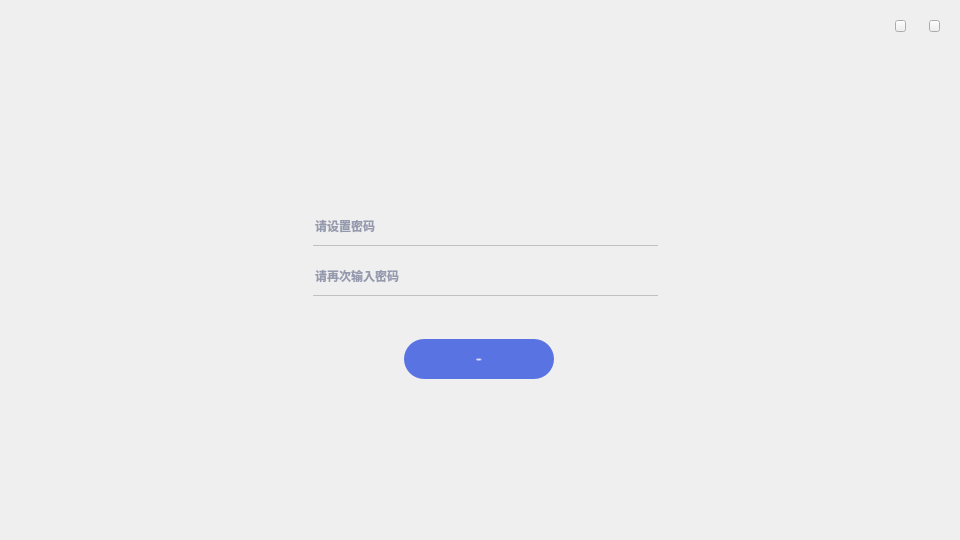
<?xml version="1.0" encoding="UTF-8"?>
<ui version="4.0">
 <class>FirstLogin</class>
 <widget class="QWidget" name="FirstLogin">
  <property name="geometry">
   <rect>
    <x>0</x>
    <y>0</y>
    <width>960</width>
    <height>540</height>
   </rect>
  </property>
  <property name="font">
   <font>
    <family>Microsoft YaHei UI Light</family>
    <weight>75</weight>
    <bold>true</bold>
   </font>
  </property>
  <property name="windowTitle">
   <string>FirstLogin</string>
  </property>
  <property name="styleSheet">
   <string notr="true"/>
  </property>
  <widget class="QToolButton" name="createBtn">
   <property name="geometry">
    <rect>
     <x>404</x>
     <y>339</y>
     <width>150</width>
     <height>40</height>
    </rect>
   </property>
   <property name="font">
    <font>
     <family>微软雅黑</family>
     <pointsize>-1</pointsize>
     <weight>50</weight>
     <italic>false</italic>
     <bold>false</bold>
    </font>
   </property>
   <property name="cursor">
    <cursorShape>PointingHandCursor</cursorShape>
   </property>
   <property name="focusPolicy">
    <enum>Qt::NoFocus</enum>
   </property>
   <property name="styleSheet">
    <string notr="true">background-color: rgb(90, 115, 227);border:none;border-radius:20px;
color: rgb(255, 255, 255);
font: 15px &quot;微软雅黑&quot;;</string>
   </property>
   <property name="text">
    <string>创建新钱包</string>
   </property>
  </widget>
  <widget class="QToolButton" name="closeBtn">
   <property name="geometry">
    <rect>
     <x>929</x>
     <y>20</y>
     <width>11</width>
     <height>12</height>
    </rect>
   </property>
   <property name="cursor">
    <cursorShape>PointingHandCursor</cursorShape>
   </property>
   <property name="focusPolicy">
    <enum>Qt::NoFocus</enum>
   </property>
   <property name="text">
    <string/>
   </property>
  </widget>
  <widget class="QLineEdit" name="pwdLineEdit">
   <property name="geometry">
    <rect>
     <x>313</x>
     <y>206</y>
     <width>345</width>
     <height>40</height>
    </rect>
   </property>
   <property name="font">
    <font>
     <family>Microsoft YaHei UI Light</family>
    </font>
   </property>
   <property name="contextMenuPolicy">
    <enum>Qt::DefaultContextMenu</enum>
   </property>
   <property name="styleSheet">
    <string notr="true">QLineEdit{background:transparent;border:none;border-bottom:1px solid rgb(160,160,160,153);
color: rgb(57,68,107);border-radius:0px;}</string>
   </property>
   <property name="echoMode">
    <enum>QLineEdit::Password</enum>
   </property>
   <property name="alignment">
    <set>Qt::AlignLeading|Qt::AlignLeft|Qt::AlignVCenter</set>
   </property>
   <property name="placeholderText">
    <string>请设置密码</string>
   </property>
   <property name="clearButtonEnabled">
    <bool>false</bool>
   </property>
  </widget>
  <widget class="QLabel" name="tipLabel">
   <property name="geometry">
    <rect>
     <x>320</x>
     <y>300</y>
     <width>141</width>
     <height>20</height>
    </rect>
   </property>
   <property name="font">
    <font>
     <family>Microsoft YaHei UI Light</family>
    </font>
   </property>
   <property name="styleSheet">
    <string notr="true">color: rgb(255,34,76);</string>
   </property>
   <property name="text">
    <string/>
   </property>
   <property name="alignment">
    <set>Qt::AlignLeading|Qt::AlignLeft|Qt::AlignVCenter</set>
   </property>
  </widget>
  <widget class="QLabel" name="label_pic1">
   <property name="geometry">
    <rect>
     <x>685</x>
     <y>289</y>
     <width>112</width>
     <height>137</height>
    </rect>
   </property>
   <property name="styleSheet">
    <string notr="true">border-image: url(:/ui/wallet_ui/login_pic1.png);</string>
   </property>
   <property name="text">
    <string/>
   </property>
  </widget>
  <widget class="QLabel" name="label_pic2">
   <property name="geometry">
    <rect>
     <x>685</x>
     <y>388</y>
     <width>85</width>
     <height>45</height>
    </rect>
   </property>
   <property name="styleSheet">
    <string notr="true">border-image: url(:/ui/wallet_ui/login_pic2.png);</string>
   </property>
   <property name="text">
    <string/>
   </property>
  </widget>
  <widget class="QLabel" name="label_pic3">
   <property name="geometry">
    <rect>
     <x>264</x>
     <y>126</y>
     <width>444</width>
     <height>294</height>
    </rect>
   </property>
   <property name="styleSheet">
    <string notr="true">QLabel{border-image: url(:/ui/wallet_ui/login_pic3.png);}</string>
   </property>
   <property name="text">
    <string/>
   </property>
  </widget>
  <widget class="QLabel" name="label_pic4">
   <property name="geometry">
    <rect>
     <x>385</x>
     <y>140</y>
     <width>190</width>
     <height>41</height>
    </rect>
   </property>
   <property name="styleSheet">
    <string notr="true">border-image: url(:/ui/wallet_ui/login_pic4.png);</string>
   </property>
   <property name="text">
    <string/>
   </property>
  </widget>
  <widget class="QLineEdit" name="pwdLineEdit2">
   <property name="geometry">
    <rect>
     <x>313</x>
     <y>256</y>
     <width>345</width>
     <height>40</height>
    </rect>
   </property>
   <property name="font">
    <font>
     <family>Microsoft YaHei UI Light</family>
    </font>
   </property>
   <property name="contextMenuPolicy">
    <enum>Qt::DefaultContextMenu</enum>
   </property>
   <property name="styleSheet">
    <string notr="true">QLineEdit{background:transparent;border:none;border-bottom:1px solid rgb(160,160,160,153);
color: rgb(57,68,107);border-radius:0px;}</string>
   </property>
   <property name="echoMode">
    <enum>QLineEdit::Password</enum>
   </property>
   <property name="alignment">
    <set>Qt::AlignLeading|Qt::AlignLeft|Qt::AlignVCenter</set>
   </property>
   <property name="placeholderText">
    <string>请再次输入密码</string>
   </property>
   <property name="clearButtonEnabled">
    <bool>false</bool>
   </property>
  </widget>
  <widget class="QToolButton" name="miniBtn">
   <property name="geometry">
    <rect>
     <x>895</x>
     <y>20</y>
     <width>11</width>
     <height>12</height>
    </rect>
   </property>
   <property name="cursor">
    <cursorShape>PointingHandCursor</cursorShape>
   </property>
   <property name="focusPolicy">
    <enum>Qt::NoFocus</enum>
   </property>
   <property name="text">
    <string/>
   </property>
  </widget>
  <zorder>label_pic1</zorder>
  <zorder>closeBtn</zorder>
  <zorder>label_pic3</zorder>
  <zorder>label_pic2</zorder>
  <zorder>label_pic4</zorder>
  <zorder>tipLabel</zorder>
  <zorder>pwdLineEdit</zorder>
  <zorder>createBtn</zorder>
  <zorder>pwdLineEdit2</zorder>
  <zorder>miniBtn</zorder>
 </widget>
 <layoutdefault spacing="6" margin="11"/>
 <tabstops>
  <tabstop>pwdLineEdit</tabstop>
 </tabstops>
 <resources/>
 <connections/>
</ui>
